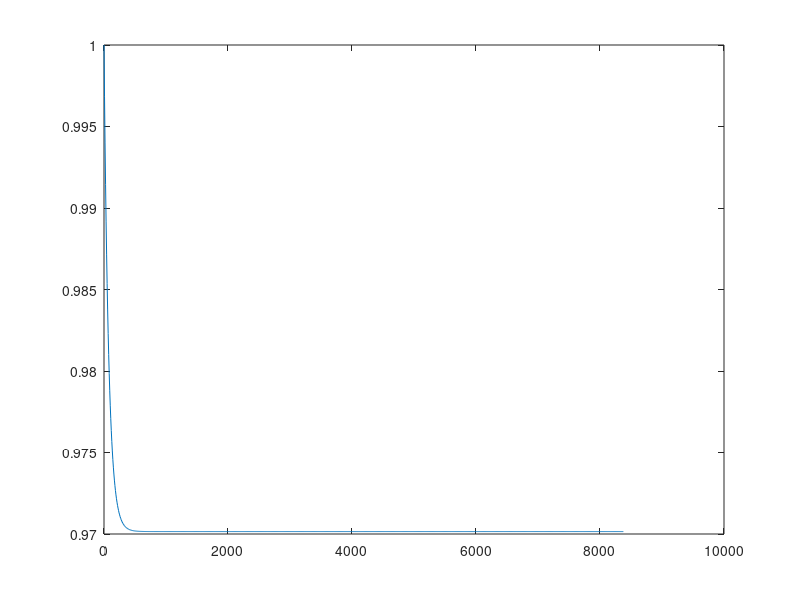
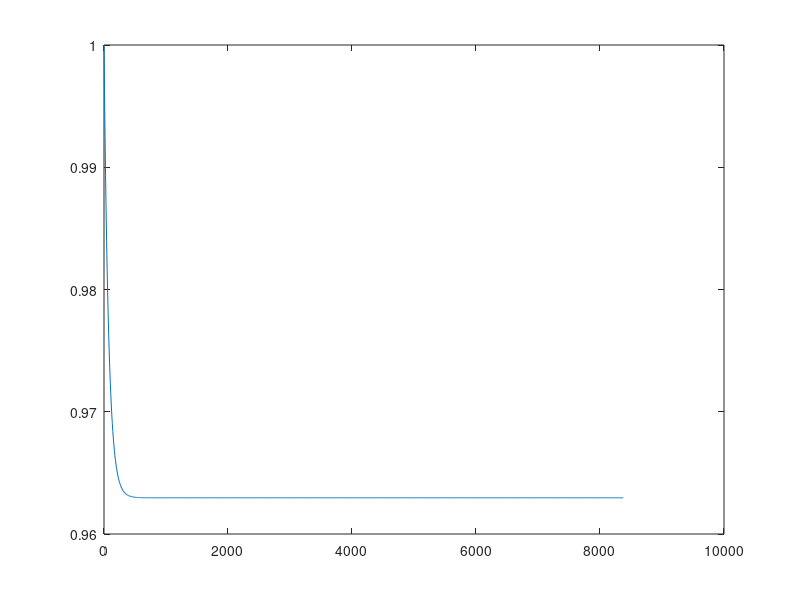

Here is the MATLAB script that generated these plots, in order:
% This is to investigate the transit behaviors of the components
clear; clc;
lambda_T = 4e-4;
mu_T = 1.3e-2;
t = linspace(0,8376,1e3);
A = mu_T/(mu_T+lambda_T)+lambda_T/(mu_T+lambda_T)*exp(-1*(mu_T+lambda_T).*t);
figure
plot(t,A);
lambda_S = 5e-4;
mu_S = 1.3e-2;
A = mu_S/(mu_S+lambda_S)+lambda_S/(mu_S+lambda_S)*exp(-1*(mu_S+lambda_S).*t);
figure
plot(t,A);
